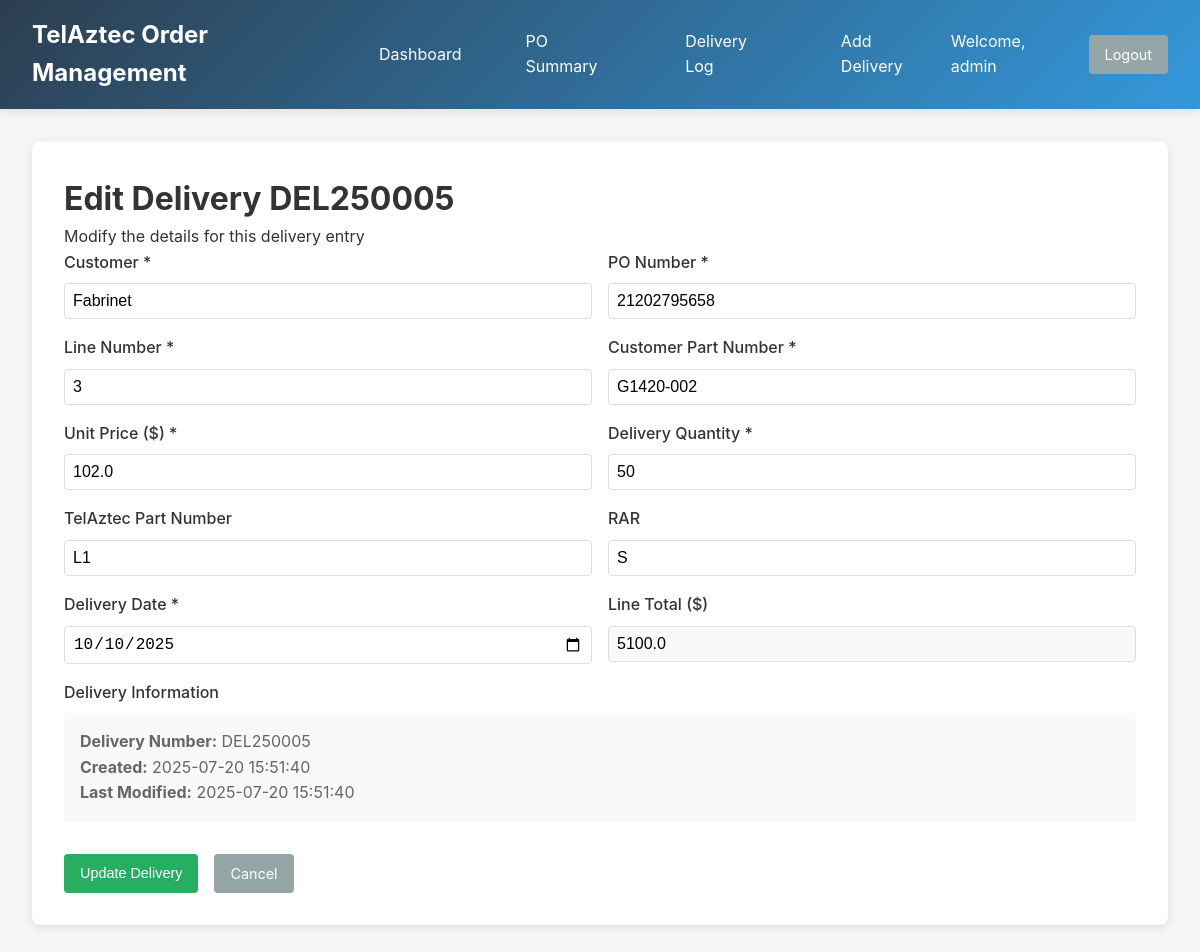
/edit_delivery/DEL250005 (signed in), run on the app's committed database.
### tables this page shows
CREATE TABLE delivery_log (
            id INTEGER PRIMARY KEY AUTOINCREMENT,
            delivery_number TEXT UNIQUE NOT NULL,
            customer TEXT NOT NULL,
            po_number TEXT NOT NULL,
            line_number TEXT NOT NULL,
            customer_part_number TEXT NOT NULL,
            unit_price REAL NOT NULL,
            telaztec_part_number TEXT,
            rar TEXT,
            delivery_quantity INTEGER NOT NULL,
            delivery_date DATE NOT NULL,
            line_total_price REAL NOT NULL,
            created_date TIMESTAMP DEFAULT CURRENT_TIMESTAMP,
            last_modified TIMESTAMP DEFAULT CURRENT_TIMESTAMP
        );

### app.py (the view, shortened to what this page needs)
@app.route('/edit_delivery/<delivery_number>', methods=['GET', 'POST'])
@admin_required
def edit_delivery(delivery_number):
    conn = get_db_connection()
    delivery = conn.execute('''
        SELECT * FROM delivery_log WHERE delivery_number = ?
    ''', (delivery_number,)).fetchone()
    conn.close()
    if not delivery:
        flash('Delivery not found', 'error')
        return redirect(url_for('delivery_log'))
    return render_template('edit_delivery.html', delivery=delivery)

### app.py (called while the page is built)
def get_db_connection():
    conn = sqlite3.connect(DATABASE)
    conn.row_factory = sqlite3.Row
    return conn

def admin_required(f):
    @wraps(f)
    def decorated_function(*args, **kwargs):
        if 'user_id' not in session or session.get('role') != 'admin':
            flash('Admin access required', 'error')
            return redirect(url_for('dashboard'))
        return f(*args, **kwargs)
    return decorated_function

### templates/edit_delivery.html (shortened to what this page needs)
{% extends "base.html" %}
{% block content %}
<div class="card">
    <h1>Edit Delivery {{ delivery.delivery_number }}</h1>
    <p>Modify the details for this delivery entry</p>
    <form method="POST">
        <div class="form-row">
            <div class="form-group">
                <label for="customer">Customer *</label>
                <input type="text" id="customer" name="customer" value="{{ delivery.customer }}" required
                       placeholder="e.g., BARCO, FABRINET, POWERTECH">
            </div>
            <div class="form-group">
                <label for="po_number">PO Number *</label>
                <input type="text" id="po_number" name="po_number" value="{{ delivery.po_number }}" required
                       placeholder="Customer's PO number">
            </div>
        </div>
        <div class="form-row">
            <div class="form-group">
                <label for="line_number">Line Number *</label>
                <input type="text" id="line_number" name="line_number" value="{{ delivery.line_number }}" required
                       placeholder="e.g., 1, 2, 3">
            </div>
            <div class="form-group">
                <label for="customer_part_number">Customer Part Number *</label>
                <input type="text" id="customer_part_number" name="customer_part_number"
                       value="{{ delivery.customer_part_number }}" required
                       placeholder="Customer's part number">
            </div>
        </div>
        <div class="form-row">
            <div class="form-group">
                <label for="unit_price">Unit Price ($) *</label>
                <input type="number" id="unit_price" name="unit_price" step="0.01" min="0"
                       value="{{ delivery.unit_price }}" required placeholder="0.00">
            </div>
            <div class="form-group">
                <label for="delivery_quantity">Delivery Quantity *</label>
                <input type="number" id="delivery_quantity" name="delivery_quantity" min="1"
                       value="{{ delivery.delivery_quantity }}" required
                       placeholder="Quantity for this delivery">
            </div>
        </div>
        <div class="form-row">
            <div class="form-group">
                <label for="telaztec_part_number">TelAztec Part Number</label>
                <input type="text" id="telaztec_part_number" name="telaztec_part_number"
                       value="{{ delivery.telaztec_part_number or '' }}"
                       placeholder="Internal part number">
            </div>
            <div class="form-group">
                <label for="rar">RAR</label>
                <input type="text" id="rar" name="rar" value="{{ delivery.rar or '' }}"
                       placeholder="RAR designation">
            </div>
        </div>
        <div class="form-row">
            <div class="form-group">
                <label for="delivery_date">Delivery Date *</label>
                <input type="date" id="delivery_date" name="delivery_date"
                       value="{{ delivery.delivery_date }}" required>
            </div>
            <div class="form-group">
                <label for="calculated_total">Line Total ($)</label>
                <input type="text" id="calculated_total" readonly
                       value="{{ delivery.line_total_price }}"
                       style="background-color: #f8f9fa;">
            </div>
        </div>
        <div class="form-group">
            <label>Delivery Information</label>
            <div style="background: #f8f9fa; padding: 1rem; border-radius: 4px; color: #666;">
                <strong>Delivery Number:</strong> {{ delivery.delivery_number }}<br>
                <strong>Created:</strong> {{ delivery.created_date }}<br>
                <strong>Last Modified:</strong> {{ delivery.last_modified }}
            </div>
        </div>
        <div style="margin-top: 2rem; display: flex; gap: 1rem;">
            <button type="submit" class="btn btn-success">Update Delivery</button>
            <a href="{{ url_for('delivery_log') }}" class="btn btn-secondary">Cancel</a>
        </div>
    </form>
</div>
{% endblock %}

### templates/base.html (style rules this page uses)
* { margin: 0; padding: 0; box-sizing: border-box; }
body { font-family: -apple-system, BlinkMacSystemFont, 'Segoe UI', Roboto, sans-serif; background-color: #f5f5f5; color: #333; line-height: 1.6; }
.card { background: white; border-radius: 8px; padding: 2rem; margin-bottom: 2rem; box-shadow: 0 2px 10px rgba(0,0,0,0.1); }
.btn { background: #3498db; color: white; padding: 0.5rem 1rem; border: none; border-radius: 4px; cursor: pointer; text-decoration: none; display: inline-block; font-size: 0.9rem; transition: background-color 0.3s; }
.btn-success { background: #27ae60; }
.btn-secondary { background: #95a5a6; }
.form-group { margin-bottom: 1rem; }
.form-group label { display: block; margin-bottom: 0.5rem; font-weight: 500; }
.form-group input, .form-group select { width: 100%; padding: 0.5rem; border: 1px solid #ddd; border-radius: 4px; font-size: 1rem; }
.form-row { display: grid; grid-template-columns: repeat(auto-fit, minmax(250px, 1fr)); gap: 1rem; }

### data on the page
delivery_log: delivery_number "DEL250005", customer "Fabrinet", po_number "21202795658", line_number "3", customer_part_number "G1420-002", unit_price "102.0", delivery_quantity "50", telaztec_part_number "L1", rar "S", delivery_date "10/10/2025", line_total_price "5100.0", created_date "2025-07-20 15:51:40", last_modified "2025-07-20 15:51:40"

### other printed values
{{ session.username }} "admin"
